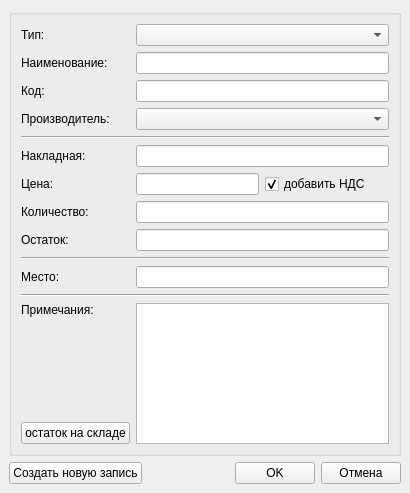
<ui version="4.0" >
 <class>PrihodAddDialog</class>
 <widget class="QDialog" name="PrihodAddDialog" >
  <property name="geometry" >
   <rect>
    <x>0</x>
    <y>0</y>
    <width>410</width>
    <height>493</height>
   </rect>
  </property>
  <property name="windowTitle" >
   <string>Dialog</string>
  </property>
  <layout class="QVBoxLayout" >
   <property name="spacing" >
    <number>6</number>
   </property>
   <property name="margin" >
    <number>9</number>
   </property>
   <item>
    <widget class="QGroupBox" name="groupBox" >
     <property name="title" >
      <string/>
     </property>
     <layout class="QGridLayout" >
      <property name="margin" >
       <number>9</number>
      </property>
      <property name="spacing" >
       <number>6</number>
      </property>
      <item row="13" column="0" >
       <spacer>
        <property name="orientation" >
         <enum>Qt::Vertical</enum>
        </property>
        <property name="sizeHint" stdset="0" >
         <size>
          <width>20</width>
          <height>40</height>
         </size>
        </property>
       </spacer>
      </item>
      <item row="14" column="0" >
       <widget class="QPushButton" name="pb2" >
        <property name="text" >
         <string>остаток на складе</string>
        </property>
        <property name="autoDefault" >
         <bool>false</bool>
        </property>
       </widget>
      </item>
      <item row="12" column="0" >
       <widget class="QLabel" name="label_7" >
        <property name="text" >
         <string>Примечания:</string>
        </property>
        <property name="buddy" >
         <cstring>le1</cstring>
        </property>
       </widget>
      </item>
      <item row="10" column="0" >
       <widget class="QLabel" name="label_4" >
        <property name="text" >
         <string>Место:</string>
        </property>
       </widget>
      </item>
      <item row="1" column="1" colspan="4" >
       <widget class="QLineEdit" name="le2" />
      </item>
      <item row="0" column="0" >
       <widget class="QLabel" name="label" >
        <property name="text" >
         <string>Тип:</string>
        </property>
        <property name="buddy" >
         <cstring>cb1</cstring>
        </property>
       </widget>
      </item>
      <item row="8" column="0" >
       <widget class="QLabel" name="label_5" >
        <property name="text" >
         <string>Остаток:</string>
        </property>
        <property name="buddy" >
         <cstring>le4</cstring>
        </property>
       </widget>
      </item>
      <item row="8" column="1" colspan="4" >
       <widget class="QLineEdit" name="le4" />
      </item>
      <item row="7" column="0" >
       <widget class="QLabel" name="label_9" >
        <property name="text" >
         <string>Количество:</string>
        </property>
        <property name="buddy" >
         <cstring>le6</cstring>
        </property>
       </widget>
      </item>
      <item row="7" column="1" colspan="4" >
       <widget class="QLineEdit" name="le6" />
      </item>
      <item row="6" column="1" colspan="2" >
       <widget class="QLineEdit" name="le3" />
      </item>
      <item row="6" column="3" colspan="2" >
       <widget class="QCheckBox" name="bcb1" >
        <property name="text" >
         <string>добавить НДС</string>
        </property>
        <property name="checked" >
         <bool>true</bool>
        </property>
       </widget>
      </item>
      <item row="6" column="0" >
       <widget class="QLabel" name="label_8" >
        <property name="text" >
         <string>Цена:</string>
        </property>
        <property name="buddy" >
         <cstring>le3</cstring>
        </property>
       </widget>
      </item>
      <item row="5" column="1" colspan="4" >
       <widget class="QLineEdit" name="le10" />
      </item>
      <item row="5" column="0" >
       <widget class="QLabel" name="label_13" >
        <property name="text" >
         <string>Накладная:</string>
        </property>
        <property name="buddy" >
         <cstring>le10</cstring>
        </property>
       </widget>
      </item>
      <item row="3" column="1" colspan="4" >
       <widget class="QComboBox" name="cb2" />
      </item>
      <item row="3" column="0" >
       <widget class="QLabel" name="label_6" >
        <property name="text" >
         <string>Производитель:</string>
        </property>
        <property name="buddy" >
         <cstring>cb2</cstring>
        </property>
       </widget>
      </item>
      <item row="2" column="1" colspan="4" >
       <widget class="QLineEdit" name="le9" />
      </item>
      <item row="2" column="0" >
       <widget class="QLabel" name="label_12" >
        <property name="text" >
         <string>Код:</string>
        </property>
        <property name="buddy" >
         <cstring>le9</cstring>
        </property>
       </widget>
      </item>
      <item row="1" column="0" >
       <widget class="QLabel" name="label_2" >
        <property name="text" >
         <string>Наименование:</string>
        </property>
       </widget>
      </item>
      <item row="0" column="1" colspan="4" >
       <widget class="QComboBox" name="cb1" />
      </item>
      <item row="4" column="0" colspan="5" >
       <widget class="Line" name="line_2" >
        <property name="orientation" >
         <enum>Qt::Horizontal</enum>
        </property>
       </widget>
      </item>
      <item rowspan="3" row="12" column="1" colspan="4" >
       <widget class="QTextEdit" name="le1" />
      </item>
      <item row="9" column="0" colspan="5" >
       <widget class="Line" name="line_3" >
        <property name="orientation" >
         <enum>Qt::Horizontal</enum>
        </property>
       </widget>
      </item>
      <item row="11" column="0" colspan="5" >
       <widget class="Line" name="line_4" >
        <property name="orientation" >
         <enum>Qt::Horizontal</enum>
        </property>
       </widget>
      </item>
      <item row="10" column="1" colspan="4" >
       <widget class="QLineEdit" name="le_mesto" />
      </item>
     </layout>
    </widget>
   </item>
   <item>
    <layout class="QHBoxLayout" >
     <property name="spacing" >
      <number>6</number>
     </property>
     <property name="margin" >
      <number>0</number>
     </property>
     <item>
      <widget class="QPushButton" name="pb1" >
       <property name="text" >
        <string>Создать новую запись</string>
       </property>
       <property name="autoDefault" >
        <bool>false</bool>
       </property>
      </widget>
     </item>
     <item>
      <spacer>
       <property name="orientation" >
        <enum>Qt::Horizontal</enum>
       </property>
       <property name="sizeHint" stdset="0" >
        <size>
         <width>40</width>
         <height>20</height>
        </size>
       </property>
      </spacer>
     </item>
     <item>
      <widget class="QPushButton" name="pbOK" >
       <property name="text" >
        <string>OK</string>
       </property>
       <property name="autoDefault" >
        <bool>false</bool>
       </property>
      </widget>
     </item>
     <item>
      <widget class="QPushButton" name="pbCANCEL" >
       <property name="text" >
        <string>Отмена</string>
       </property>
       <property name="autoDefault" >
        <bool>false</bool>
       </property>
      </widget>
     </item>
    </layout>
   </item>
  </layout>
 </widget>
 <tabstops>
  <tabstop>cb1</tabstop>
  <tabstop>le2</tabstop>
  <tabstop>le9</tabstop>
  <tabstop>cb2</tabstop>
  <tabstop>le10</tabstop>
  <tabstop>le3</tabstop>
  <tabstop>bcb1</tabstop>
  <tabstop>le6</tabstop>
  <tabstop>le4</tabstop>
  <tabstop>le_mesto</tabstop>
  <tabstop>le1</tabstop>
  <tabstop>pb2</tabstop>
  <tabstop>pb1</tabstop>
  <tabstop>pbOK</tabstop>
  <tabstop>pbCANCEL</tabstop>
 </tabstops>
 <resources/>
 <connections/>
</ui>
